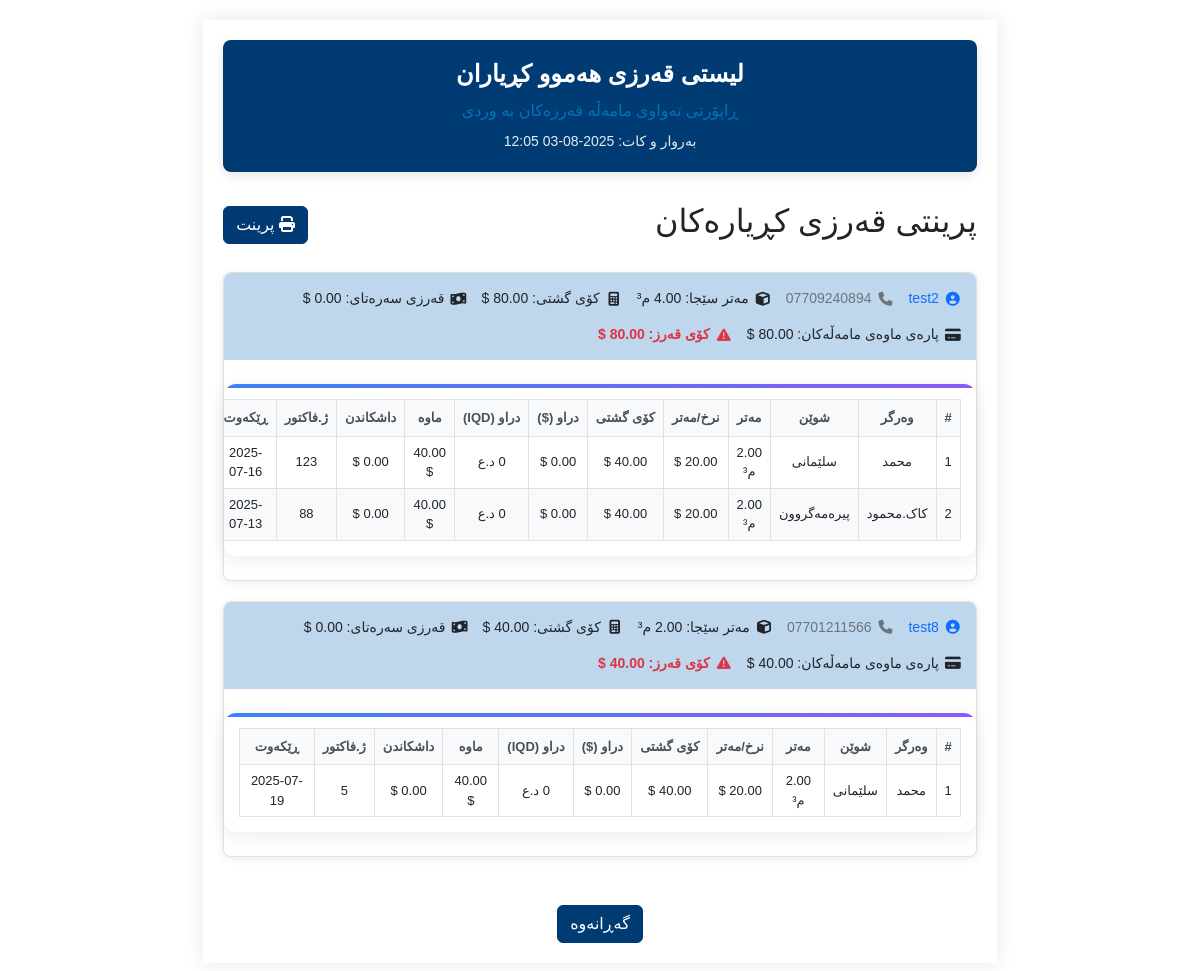
The app's page /pages/credit_of_all_customers.php (signed in), older data.
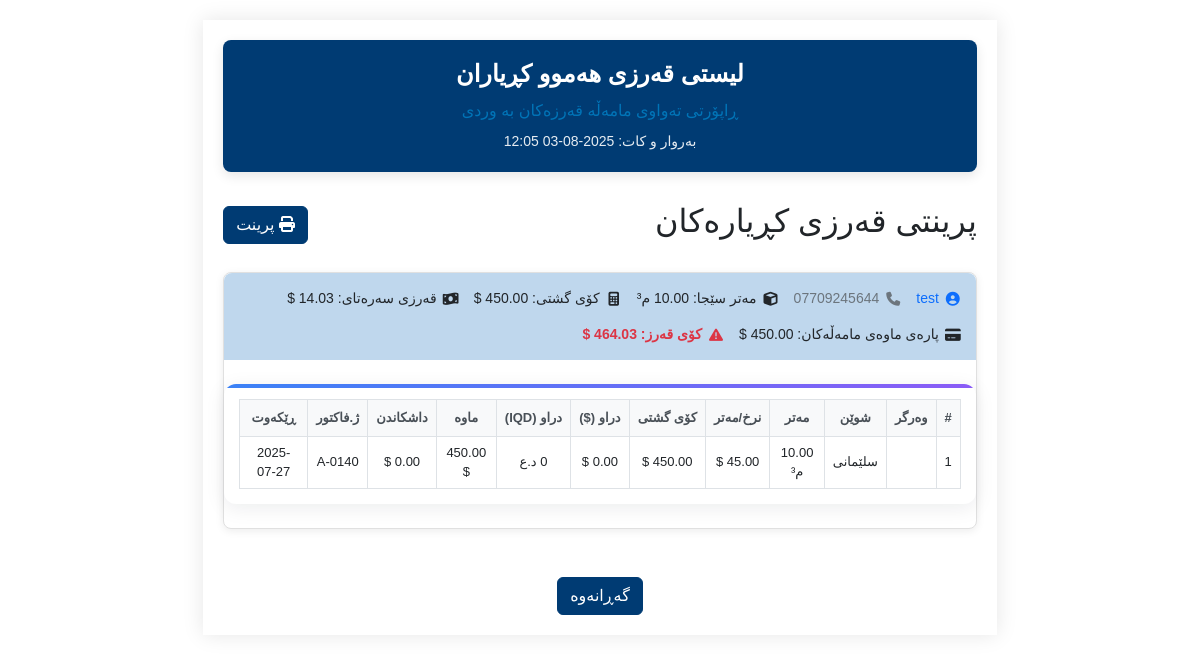
The same page, newer data.
### tables this page shows
CREATE TABLE `customers` (
  `id` int(11) NOT NULL,
  `name` varchar(255) NOT NULL,
  `mobile1` varchar(20) NOT NULL,
  `mobile2` varchar(20) DEFAULT NULL,
  `opening_debt_usd` decimal(14,2) DEFAULT 0.00,
  `opening_debt_iqd` decimal(20,2) DEFAULT 0.00
);

CREATE TABLE `sales` (
  `id` int(11) NOT NULL,
  `customer_id` int(11) DEFAULT NULL,
  `recipient` varchar(255) DEFAULT NULL,
  `location` varchar(255) NOT NULL,
  `quantity` decimal(10,2) DEFAULT NULL,
  `price_per_unit` decimal(10,2) DEFAULT NULL,
  `total_price` decimal(10,2) DEFAULT NULL,
  `payment_type` enum('نەقد','قەرز') NOT NULL,
  `amount_paid_usd` decimal(10,2) DEFAULT NULL,
  `amount_paid_iq` decimal(10,2) DEFAULT NULL,
  `dolar_rate` decimal(10,2) DEFAULT NULL,
  `remaining_amount` decimal(10,2) DEFAULT NULL,
  `invoice_number` varchar(100) NOT NULL,
  `order_date` date NOT NULL,
  `notes` text DEFAULT NULL,
  `formula_id` int(11) NOT NULL,
  `discount` decimal(10,2) DEFAULT 0.00
);

### pages/credit_of_all_customers.php (the view, shortened to what this page needs)
<?php
require_once '../config/db_conected.php';
$sql = "SELECT c.id, c.name, c.mobile1, c.mobile2, c.opening_debt_usd, c.opening_debt_iqd,
    (
        SELECT IFNULL(SUM(quantity),0) FROM sales s WHERE s.customer_id = c.id AND s.payment_type = 'قەرز' AND s.remaining_amount > 0
    ) as total_credit_meter,
    (
        SELECT IFNULL(SUM(remaining_amount),0) FROM sales s WHERE s.customer_id = c.id AND s.payment_type = 'قەرز' AND s.remaining_amount > 0
    ) as total_sales_debt
FROM customers c
WHERE c.opening_debt_usd > 0 OR c.opening_debt_iqd > 0 OR EXISTS (
    SELECT 1 FROM sales s WHERE s.customer_id = c.id AND s.payment_type = 'قەرز' AND s.remaining_amount > 0
)
ORDER BY c.name ASC";
$stmt = $pdo->query($sql);
$customers = $stmt->fetchAll();
$sales_sql = "SELECT s.*, c.name as customer_name, c.mobile1 FROM sales s JOIN customers c ON s.customer_id = c.id WHERE s.payment_type = 'قەرز' AND s.remaining_amount > 0 ORDER BY c.name ASC, s.order_date DESC";
$sales_stmt = $pdo->query($sales_sql);
$sales = $sales_stmt->fetchAll();
$sales_by_customer = [];
foreach ($sales as $sale) {
    $sales_by_customer[$sale['customer_id']][] = $sale;
}
?>
<!DOCTYPE html>
<html lang="ku">
<head>
    <link href="https://cdn.jsdelivr.net/npm/bootstrap@5.3.0/dist/css/bootstrap.rtl.min.css" rel="stylesheet">
    <link href="../assets/css/login.css" rel="stylesheet">
    <link href="../assets/css/variables.css" rel="stylesheet">
    <link href="../assets/css/nav.css" rel="stylesheet">
    <link href="../assets/css/comon/table.css" rel="stylesheet">
    <link href="../assets/css/comon/style.css" rel="stylesheet">
    <link href="../assets/css/comon/select2_design.css" rel="stylesheet">
    <link rel="stylesheet" href="https://cdn.jsdelivr.net/npm/select2-bootstrap-5-theme@1.3.0/dist/select2-bootstrap-5-theme.rtl.min.css" />
    <link rel="stylesheet" href="https://cdnjs.cloudflare.com/ajax/libs/font-awesome/6.4.2/css/all.min.css">
    <link href="https://cdn.jsdelivr.net/npm/select2@4.1.0-rc.0/dist/css/select2.min.css" rel="stylesheet" />
    <link href="../assets/css/credit_of_all_customers.css" rel="stylesheet">
</head>
<body dir="rtl">
<div class="a4-sheet">
    <div class="report-header">
        <h1>لیستی قەرزی هەموو کڕیاران</h1>
        <div class="subtitle">ڕاپۆرتی تەواوی مامەڵە قەرزەکان بە وردی</div>
        <div class="date">بەروار و کات: <?php echo date('Y-m-d H:i'); ?></div>
    </div>
    <div class="d-flex justify-content-between align-items-center mb-4 no-print">
        <h2 class="section-title">پرینتی قەرزی کڕیارەکان</h2>
        <button class="btn btn-primary" onclick="window.print()"><i class="fa fa-print"></i> پرینت</button>
    </div>
    <?php foreach ($customers as $c): ?>
        <?php
            $total_sales_amount = 0;
            if (!empty($sales_by_customer[$c['id']])) {
                foreach ($sales_by_customer[$c['id']] as $s) {
                    $total_sales_amount += floatval($s['total_price']);
                }
            }
            $total_debt = floatval($c['opening_debt_usd']) + floatval($c['total_sales_debt']);
        ?>
        <div class="customer-card print-break-inside-avoid">
            <div class="customer-info">
                <span class="text-primary">
                    <i class="fa fa-user-circle"></i>
                    <?= htmlspecialchars($c['name']) ?>
                </span>
                <span class="text-secondary">
                    <i class="fa fa-phone"></i>
                    <?= htmlspecialchars($c['mobile1']) ?>
                </span>
                <span>
                    <i class="fa fa-cube"></i>
                    مەتر سێجا: <?= number_format($c['total_credit_meter'], 2) ?> م³
                </span>
                <span>
                    <i class="fa fa-calculator"></i>
                    کۆی گشتی: <?= number_format($total_sales_amount, 2) ?> $
                </span>
                <span>
                    <i class="fa fa-money-bill-wave"></i>
                    قەرزی سەرەتای: <?= number_format($c['opening_debt_usd'], 2) ?> $
                </span>
                <span>
                    <i class="fa fa-credit-card"></i>
                    پارەی ماوەی مامەڵەکان: <?= number_format($c['total_sales_debt'], 2) ?> $
                </span>
                <span class="text-danger fw-bold">
                    <i class="fa fa-exclamation-triangle"></i>
                    کۆی قەرز: <?= number_format($total_debt, 2) ?> $
                </span>
            </div>
            <?php if (!empty($sales_by_customer[$c['id']])): ?>
            <div class="table-container">
                <table class="credit-table">
                    <thead>
                        <tr>
                            <th>#</th>
                            <th>وەرگر</th>
                            <th>شوێن</th>
                            <th>مەتر</th>
                            <th>نرخ/مەتر</th>
                            <th>کۆی گشتی</th>
                            <th>دراو ($)</th>
                            <th>دراو (IQD)</th>
                            <th>ماوە</th>
                            <th>داشکاندن</th>
                            <th>ژ.فاکتور</th>
                            <th>ڕێکەوت</th>
                        </tr>
                    </thead>
                    <tbody>
                        <?php foreach ($sales_by_customer[$c['id']] as $i => $s): ?>
                        <tr>
                            <td><?= $i+1 ?></td>
                            <td><?= htmlspecialchars($s['recipient']) ?></td>
                            <td><?= htmlspecialchars($s['location']) ?></td>
                            <td><?= number_format($s['quantity'], 2) ?> م³</td>
                            <td><?= number_format($s['price_per_unit'], 2) ?> $</td>
                            <td><?= number_format($s['total_price'], 2) ?> $</td>
                            <td><?= number_format($s['amount_paid_usd'], 2) ?> $</td>
                            <td><?= number_format($s['amount_paid_iq'], 0) ?> د.ع</td>
                            <td><?= number_format($s['remaining_amount'], 2) ?> $</td>
                            <td><?= number_format($s['discount'], 2) ?> $</td>
                            <td><?= htmlspecialchars($s['invoice_number']) ?></td>
                            <td><?= htmlspecialchars($s['order_date']) ?></td>
                        </tr>
                        <?php endforeach; ?>
                    </tbody>
                </table>
            </div>
            <?php else: ?>
                <div class="p-3 text-muted">هیچ مامەڵە قەرزێکی پارەی ماوە نییە.</div>
            <?php endif; ?>
        </div>
    <?php endforeach; ?>
    <div class="text-center mt-5 no-print">
        <button class="btn btn-secondary" onclick="window.history.back()">گەڕانەوە</button>
    </div>
</div>
</body>
</html>

### assets/css/login.css (style rules this page uses)
body, input, button, label, h1, h2, h3, h4, h5, h6 { font-family: 'Rabar_021', sans-serif !important; }

### assets/css/variables.css (style rules this page uses)
:root { --lime-green: #0074b7; --kelly-green: #bfd7ed; --seafoam-green: #003b73; --spearmint: #60a3d9; }
.btn-primary { background-color: var(--seafoam-green) !important; border-color: var(--seafoam-green) !important; }
.btn-secondary { background-color: var(--seafoam-green) !important; border-color: var(--seafoam-green) !important; color: white !important; }

### assets/css/comon/table.css (style rules this page uses)
:root { --primary-blue: #3b82f6; --secondary-purple: #8b5cf6; --accent-orange: #f59e0b; --neutral-gray: #6b7280; --light-gray: #f8fafc; --ultra-light-gray: #f1f5f9; --white: #ffffff; --dark-text: #1e293b; --light-text: #64748b; --border-color: #e2e8f0; --shadow-light: rgba(15, 23, 42, 0.08); --shadow-medium: rgba(15, 23, 42, 0.12); --shadow-dark: rgba(15, 23, 42, 0.20); --border-radius: 12px; --border-radius-sm: 8px; --transition: all 0.2s cubic-bezier(0.4, 0, 0.2, 1); }
.table-container { background: var(--white); border-radius: var(--border-radius); box-shadow: 0 4px 20px var(--shadow-light); overflow: hidden; margin: 1.5rem 0; position: relative; }
.table-container::before { content: ''; position: absolute; top: 0; left: 0; right: 0; height: 4px; background: linear-gradient(90deg, var(--primary-blue), var(--secondary-purple)); }

### assets/css/comon/style.css (style rules this page uses)
html { scrollbar-color: #003b73 #f1f1f1; scrollbar-width: thin; }

### assets/css/credit_of_all_customers.css (style rules this page uses)
:root { --page-width: 210mm; --page-height: auto; --margin-top: 15mm; --margin-bottom: 15mm; --margin-left: 10mm; --margin-right: 10mm; }
.a4-sheet { background: white; box-shadow: 0 0 20px rgba(0, 0, 0, 0.1); margin: 20px auto; padding: 20px; max-width: var(--page-width); min-height: var(--page-height); }
.report-header { background: var(--seafoam-green); color: white; padding: 20px; border-radius: 8px; margin-bottom: 30px; text-align: center; box-shadow: 0 4px 12px rgba(0, 0, 0, 0.1); }
.report-header h1 { font-size: 24px; font-weight: bold; margin-bottom: 10px; }
.report-header .subtitle { color: var(--lime-green); font-size: 16px; margin-bottom: 8px; }
.report-header .date { font-size: 14px; opacity: 0.9; }
.customer-card { background: #fff; border-radius: 8px; box-shadow: 0 2px 8px rgba(0, 0, 0, 0.08); margin-bottom: 20px; border: 1px solid #e0e0e0; }
.customer-info { padding: 15px; background: var(--kelly-green); border-radius: 8px 8px 0 0; display: flex; flex-wrap: wrap; gap: 15px; align-items: center; }
.customer-info span { font-size: 14px; display: flex; align-items: center; gap: 6px; }
.customer-info i { width: 16px; text-align: center; }
.table-container { padding: 15px; overflow-x: auto; }
.credit-table { width: 100%; font-size: 13px; border-collapse: collapse; }
.credit-table th { background: #f8f9fa; color: #495057; font-weight: 600; padding: 8px; text-align: center; border: 1px solid #dee2e6; white-space: nowrap; }
.credit-table td { padding: 6px 8px; border: 1px solid #dee2e6; text-align: center; vertical-align: middle; }
.text-primary { color: var(--seafoam-green); }
.text-secondary { color: var(--lime-green); }
.mb-4 { margin-bottom: 1rem; }
.credit-table tbody tr:nth-child(even) { background-color: #f8f9fa; }

Row changes from the older to the newer data that the page shows:
removed customers: name "test2", mobile1 "07709240894", total_credit_meter "4.00", opening_debt_usd "0.00", total_sales_debt "80.00", total_debt "80.00"
removed sales: recipient "محمد", location "سلێمانی", quantity "2.00", total_price "40.00", remaining_amount "40.00", discount "0.00", invoice_number "123", order_date "2025-07-16", shown under "test2"
removed sales: recipient "کاک.محمود", location "پیرەمەگروون", quantity "2.00", total_price "40.00", remaining_amount "40.00", discount "0.00", invoice_number "88", order_date "2025-07-13", shown under "test2"
removed customers: name "test8", mobile1 "07701211566", total_credit_meter "2.00", total_sales_amount "40.00", opening_debt_usd "0.00", total_sales_debt "40.00", total_debt "40.00"
removed sales: recipient "محمد", location "سلێمانی", quantity "2.00", price_per_unit "20.00", amount_paid_usd "0.00", remaining_amount "40.00", discount "0.00", invoice_number "5", order_date "2025-07-19", shown under "test8"
added customers: name "test", mobile1 "07709245644", total_sales_amount "450.00", opening_debt_usd "14.03", total_sales_debt "450.00", total_debt "464.03"
added sales: location "سلێمانی", quantity "10.00", amount_paid_iq "0", remaining_amount "450.00", invoice_number "A-0140", order_date "2025-07-27", shown under "test"
